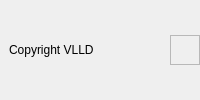
        <widget class="QWidget" name="footerContainer" native="true">
         <layout class="QHBoxLayout" name="horizontalLayout_10">
          <property name="spacing">
           <number>0</number>
          </property>
          <property name="leftMargin">
           <number>0</number>
          </property>
          <property name="topMargin">
           <number>0</number>
          </property>
          <property name="rightMargin">
           <number>0</number>
          </property>
          <property name="bottomMargin">
           <number>0</number>
          </property>
          <item>
           <widget class="QFrame" name="frame_10">
            <property name="styleSheet">
             <string notr="true">border:none;</string>
            </property>
            <property name="frameShape">
             <enum>QFrame::StyledPanel</enum>
            </property>
            <property name="frameShadow">
             <enum>QFrame::Raised</enum>
            </property>
            <layout class="QHBoxLayout" name="horizontalLayout_11">
             <item>
              <widget class="QLabel" name="label_15">
               <property name="text">
                <string>Copyright VLLD</string>
               </property>
              </widget>
             </item>
            </layout>
           </widget>
          </item>
          <item>
           <widget class="QFrame" name="sizeGrip">
            <property name="minimumSize">
             <size>
              <width>30</width>
              <height>30</height>
             </size>
            </property>
            <property name="maximumSize">
             <size>
              <width>30</width>
              <height>30</height>
             </size>
            </property>
            <property name="frameShape">
             <enum>QFrame::StyledPanel</enum>
            </property>
            <property name="frameShadow">
             <enum>QFrame::Raised</enum>
            </property>
           </widget>
          </item>
         </layout>
        </widget>
